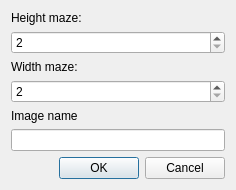
<?xml version="1.0" encoding="UTF-8"?>
<ui version="4.0">
 <class>Dialog</class>
 <widget class="QDialog" name="Dialog">
  <property name="geometry">
   <rect>
    <x>0</x>
    <y>0</y>
    <width>236</width>
    <height>183</height>
   </rect>
  </property>
  <property name="windowTitle">
   <string>Settings Maze</string>
  </property>
  <layout class="QVBoxLayout" name="verticalLayout">
   <item>
    <widget class="QLabel" name="label">
     <property name="text">
      <string>Height maze:</string>
     </property>
    </widget>
   </item>
   <item>
    <widget class="QSpinBox" name="height_maze">
     <property name="minimum">
      <number>2</number>
     </property>
     <property name="maximum">
      <number>1000</number>
     </property>
     <property name="value">
      <number>2</number>
     </property>
    </widget>
   </item>
   <item>
    <widget class="QLabel" name="label_2">
     <property name="text">
      <string>Width maze:</string>
     </property>
    </widget>
   </item>
   <item>
    <widget class="QSpinBox" name="width_maze">
     <property name="minimum">
      <number>2</number>
     </property>
     <property name="maximum">
      <number>1000</number>
     </property>
    </widget>
   </item>
   <item>
    <widget class="QLabel" name="label_3">
     <property name="text">
      <string>Image name</string>
     </property>
    </widget>
   </item>
   <item>
    <widget class="QLineEdit" name="image_name"/>
   </item>
   <item>
    <layout class="QHBoxLayout" name="horizontalLayout">
     <item>
      <spacer name="horizontalSpacer">
       <property name="orientation">
        <enum>Qt::Horizontal</enum>
       </property>
       <property name="sizeHint" stdset="0">
        <size>
         <width>40</width>
         <height>20</height>
        </size>
       </property>
      </spacer>
     </item>
     <item>
      <widget class="QPushButton" name="ok_btn">
       <property name="text">
        <string>OK</string>
       </property>
      </widget>
     </item>
     <item>
      <widget class="QPushButton" name="cancel_btn">
       <property name="text">
        <string>Cancel</string>
       </property>
      </widget>
     </item>
    </layout>
   </item>
  </layout>
 </widget>
 <resources/>
 <connections/>
</ui>
